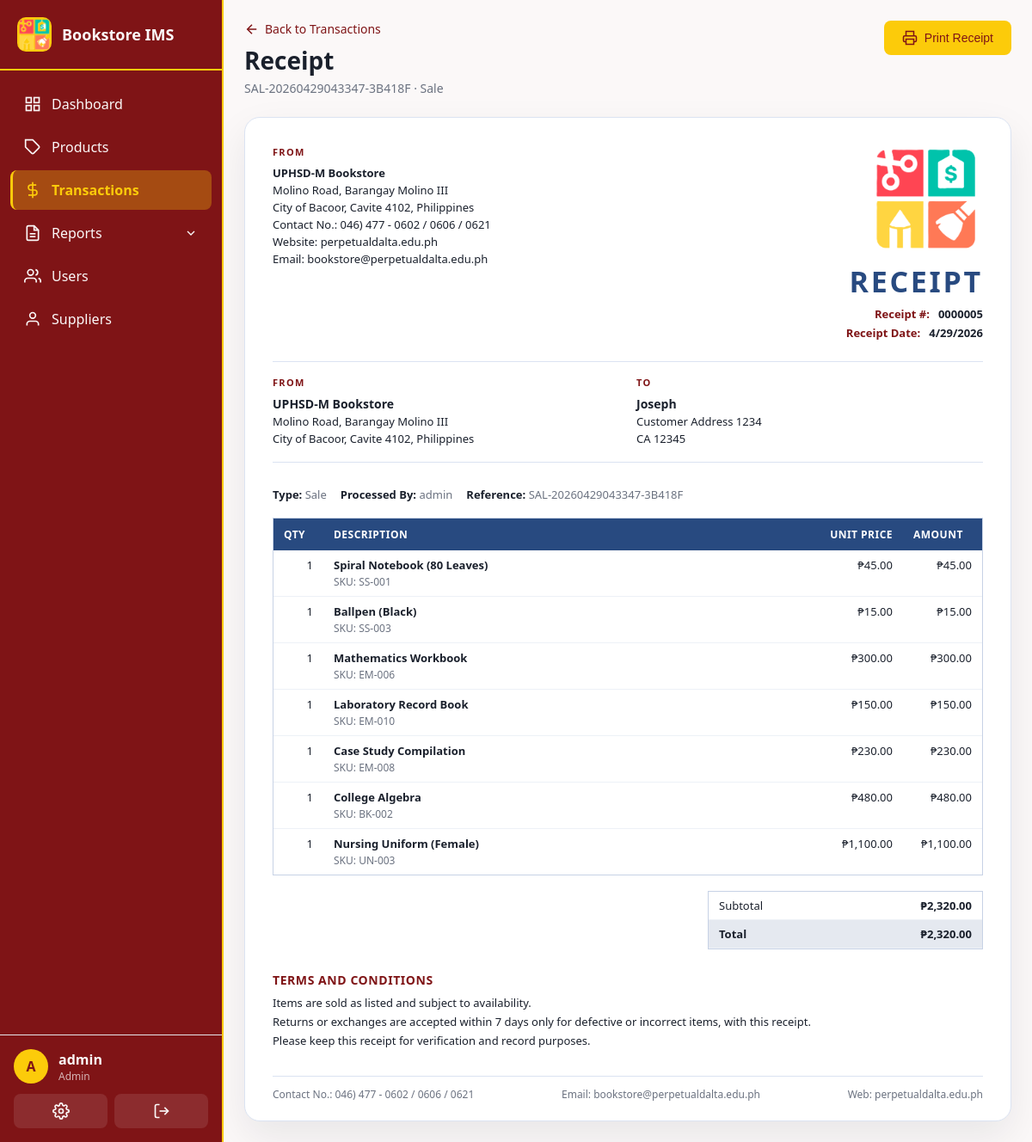
Page /transactions/5 (signed in) on the committed database.
### app/models.py (models this page shows, shortened)
class User(UserMixin, db.Model):
    __tablename__ = 'users'
    id = db.Column(db.Integer, primary_key=True)
    username = db.Column(db.String(80), unique=True, nullable=False, index=True)
    email = db.Column(db.String(120), unique=True, nullable=False)
    password_hash = db.Column(db.String(256), nullable=False)
    role = db.Column(db.String(20), nullable=False, default=Role.STAFF)
    is_active = db.Column(db.Boolean, default=True)
    created_at = db.Column(db.DateTime, default=utc_now)
    last_login = db.Column(db.DateTime)
    transactions = db.relationship('Transaction', backref='user', lazy='dynamic')
    audit_logs = db.relationship('AuditLog', backref='user', lazy='dynamic')
    cash_ledger_entries = db.relationship('CashLedger', backref='user', lazy='dynamic')
    def is_admin(self):
        return self.role == Role.ADMIN

class Transaction(db.Model):
    __tablename__ = 'transactions'
    id = db.Column(db.Integer, primary_key=True)
    transaction_type = db.Column(db.String(20), nullable=False)  # 'sale' or 'purchase'
    reference_number = db.Column(db.String(50), unique=True, nullable=False)
    user_id = db.Column(db.Integer, db.ForeignKey('users.id'), nullable=False)
    subtotal = db.Column(db.Float, nullable=False, default=0.0)
    tax = db.Column(db.Float, nullable=False, default=0.0)
    discount = db.Column(db.Float, nullable=False, default=0.0)
    total = db.Column(db.Float, nullable=False, default=0.0)
    supplier_id = db.Column(db.Integer, db.ForeignKey('suppliers.id'), nullable=True)
    customer_name = db.Column(db.String(200))
    notes = db.Column(db.Text)
    created_at = db.Column(db.DateTime, default=utc_now)
    items = db.relationship('TransactionItem', backref='transaction', lazy='dynamic', cascade='all, delete-orphan')
    cash_entries = db.relationship('CashLedger', backref='transaction', lazy='dynamic')

class TransactionItem(db.Model):
    __tablename__ = 'transaction_items'
    id = db.Column(db.Integer, primary_key=True)
    transaction_id = db.Column(db.Integer, db.ForeignKey('transactions.id'), nullable=False)
    product_id = db.Column(db.Integer, db.ForeignKey('products.id'), nullable=False)
    quantity = db.Column(db.Integer, nullable=False)
    unit_price = db.Column(db.Float, nullable=False)
    total_price = db.Column(db.Float, nullable=False)
    unit_cost_at_sale = db.Column(db.Float)

class Product(db.Model):
    __tablename__ = 'products'
    id = db.Column(db.Integer, primary_key=True)
    sku = db.Column(db.String(50), unique=True, nullable=False, index=True)  # Stock Keeping Unit
    name = db.Column(db.String(200), nullable=False)
    description = db.Column(db.Text)
    category_id = db.Column(db.Integer, db.ForeignKey('categories.id'), nullable=False)
    cost_price = db.Column(db.Float, nullable=False, default=0.0)  # Purchase cost
    selling_price = db.Column(db.Float, nullable=False, default=0.0)
    quantity = db.Column(db.Integer, nullable=False, default=0)
    reorder_level = db.Column(db.Integer, nullable=False, default=10)  # Low stock threshold
    isbn = db.Column(db.String(20))
    author = db.Column(db.String(200))
    publisher = db.Column(db.String(200))
    is_active = db.Column(db.Boolean, default=True)
    created_at = db.Column(db.DateTime, default=utc_now)
    updated_at = db.Column(db.DateTime, default=utc_now, onupdate=utc_now)
    stock_movements = db.relationship('StockMovement', backref='product', lazy='dynamic')
    transaction_items = db.relationship('TransactionItem', backref='product', lazy='dynamic')

### app/routes/transactions.py (the view)
@transactions_bp.route('/<int:id>')
@login_required
def view_transaction(id):
    transaction = db.get_or_404(Transaction, id)
    items = transaction.items.all()
    return render_template('transactions/view.html',
        transaction=transaction,
        items=items
    )

### app/__init__.py (called while the page is built)
@login_manager.user_loader
def load_user(user_id):
    return db.session.get(User, int(user_id))

### app/templates/transactions/view.html (shortened to what this page needs)
{% extends "base.html" %}
{% block body_class %}receipt-page{% endblock %}
{% block content %}
<div class="page-header no-print">
  <div class="page-header-left">
    <a href="{{ url_for('transactions.list_transactions') }}" class="back-link">
      <svg viewBox="0 0 24 24" fill="none" stroke="currentColor" stroke-width="2">
        <line x1="19" y1="12" x2="5" y2="12"></line>
        <polyline points="12 19 5 12 12 5"></polyline>
      </svg>
      Back to Transactions
    </a>
    <h1>Receipt</h1>
    <p class="page-subtitle">{{ transaction.reference_number }} · {{ transaction.transaction_type.title() }}</p>
  </div>
  <div class="page-header-right">
    <button type="button" class="btn btn-primary js-print-receipt">
      <svg viewBox="0 0 24 24" fill="none" stroke="currentColor" stroke-width="2">
        <polyline points="6 9 6 2 18 2 18 9"></polyline>
        <path d="M6 18H4a2 2 0 0 1-2-2v-5a2 2 0 0 1 2-2h16a2 2 0 0 1 2 2v5a2 2 0 0 1-2 2h-2"></path>
        <rect x="6" y="14" width="12" height="8"></rect>
      </svg>
      Print Receipt
    </button>
  </div>
</div>
<section class="receipt-sheet">
  <div class="receipt-header">
    <div class="receipt-company-block">
      <p class="receipt-kicker">FROM</p>
      <div class="receipt-company-lines">
        <strong>UPHSD-M Bookstore</strong>
        <span>Molino Road, Barangay Molino III</span>
        <span>City of Bacoor, Cavite 4102, Philippines</span>
        <span>Contact No.: 046) 477 - 0602 / 0606 / 0621</span>
        <span>Website: perpetualdalta.edu.ph</span>
        <span>Email: bookstore@perpetualdalta.edu.ph</span>
      </div>
    </div>
    <div class="receipt-brand-block">
      <img src="{{ url_for('static', filename='images/bookstore-logo.png') }}" alt="Company logo" class="receipt-logo">
      <h2>RECEIPT</h2>
      <div class="receipt-meta-list">
        <div class="receipt-meta-item">
          <span>Receipt #:</span>
          <strong>{{ "{:07d}".format(transaction.id) }}</strong>
        </div>
        <div class="receipt-meta-item">
          <span>Receipt Date:</span>
          <strong>{{ transaction.created_at.month }}/{{ transaction.created_at.day }}/{{ transaction.created_at.year }}</strong>
        </div>
      </div>
    </div>
  </div>
  <div class="receipt-parties">
    <div class="receipt-party-card">
      <p class="receipt-kicker">FROM</p>
      <div class="receipt-party-lines">
        {% if transaction.transaction_type == 'sale' %}
        <strong>UPHSD-M Bookstore</strong>
        <span>Molino Road, Barangay Molino III</span>
        <span>City of Bacoor, Cavite 4102, Philippines</span>
        {% endif %}
      </div>
    </div>
    <div class="receipt-party-card">
      <p class="receipt-kicker">TO</p>
      <div class="receipt-party-lines">
        {% if transaction.transaction_type == 'sale' %}
        <strong>{{ transaction.customer_name or 'Customer Name' }}</strong>
        <span>Customer Address 1234</span>
        <span>CA 12345</span>
        {% else %}
        <strong>UPHSD-M Bookstore</strong>
        <span>Molino Road, Barangay Molino III</span>
        <span>City of Bacoor, Cavite 4102, Philippines</span>
        {% endif %}
      </div>
    </div>
  </div>
  <div class="receipt-meta-strip">
    <span><strong>Type:</strong> {{ transaction.transaction_type.title() }}</span>
    <span><strong>Processed By:</strong> {{ transaction.user.username }}</span>
    <span><strong>Reference:</strong> {{ transaction.reference_number }}</span>
  </div>
  <div class="receipt-table-wrap">
    <table class="receipt-table">
      <thead>
        <tr>
          <th class="receipt-col-qty">QTY</th>
          <th>Description</th>
          <th class="receipt-col-price">Unit Price</th>
          <th class="receipt-col-price">Amount</th>
        </tr>
      </thead>
      <tbody>
        {% for item in items %}
        <tr>
          <td class="receipt-col-qty">{{ item.quantity }}</td>
          <td>
            <div class="receipt-item-desc">
              <strong>{{ item.product.name }}</strong>
              <span>SKU: {{ item.product.sku }}</span>
            </div>
          </td>
          <td class="receipt-col-price">₱{{ "{:,.2f}".format(item.unit_price) }}</td>
          <td class="receipt-col-price">₱{{ "{:,.2f}".format(item.total_price) }}</td>
        </tr>
        {% endfor %}
      </tbody>
    </table>
  </div>
  <div class="receipt-summary-wrap">
    <div class="receipt-summary-box">
      <div class="receipt-summary-row">
        <span>Subtotal</span>
        <strong>₱{{ "{:,.2f}".format(transaction.subtotal) }}</strong>
      </div>
      <div class="receipt-summary-row total">
        <span>Total</span>
        <strong>₱{{ "{:,.2f}".format(transaction.total) }}</strong>
      </div>
    </div>
  </div>
  <div class="receipt-notes">
    <h3>Terms and Conditions</h3>
    {% if transaction.transaction_type == 'sale' %}
    <p>Items are sold as listed and subject to availability.</p>
    <p>Returns or exchanges are accepted within 7 days only for defective or incorrect items, with this receipt.</p>
    <p>Please keep this receipt for verification and record purposes.</p>
    {% else %}
    <p>Received items should be checked upon delivery for completeness and condition.</p>
    <p>Any shortages, damage, or billing discrepancies must be reported within 7 days.</p>
    <p>Approved returns or adjustments are subject to bookstore and supplier policies.</p>
    {% endif %}
  </div>
  <div class="receipt-footer">
    <span>Contact No.: 046) 477 - 0602 / 0606 / 0621</span>
    <span>Email: bookstore@perpetualdalta.edu.ph</span>
    <span>Web: perpetualdalta.edu.ph</span>
  </div>
</section>
{% endblock %}

### app/templates/base.html (shortened to what this page needs)
<!doctype html>
<html>
  <head>
    <link rel="stylesheet" href="{{ url_for('static', filename='css/main.css') }}">
  </head>
  <body class="{% block body_class %}{% endblock %}">
    {% if current_user.is_authenticated %}
    <nav class="sidebar" id="mobile-sidebar">
      <div class="sidebar-header">
        <div class="sidebar-logo">
          <img src="{{ url_for('static', filename='images/bookstore-logo.png') }}" alt="Bookstore Logo" style="width: 100%; height: 100%; object-fit: contain;">
        </div>
        <span class="sidebar-title">Bookstore IMS</span>
      </div>
      <ul class="sidebar-menu">
        <li class="{% if request.endpoint == 'main.dashboard' %}active{% endif %}">
          <a href="{{ url_for('main.dashboard') }}">
            <svg viewBox="0 0 24 24" fill="none" stroke="currentColor" stroke-width="2">
              <rect x="3" y="3" width="7" height="7"></rect>
              <rect x="14" y="3" width="7" height="7"></rect>
              <rect x="14" y="14" width="7" height="7"></rect>
              <rect x="3" y="14" width="7" height="7"></rect>
            </svg>
            <span>Dashboard</span>
          </a>
        </li>
        <li class="{% if 'products' in request.endpoint %}active{% endif %}">
          <a href="{{ url_for('products.list_products') }}">
            <svg viewBox="0 0 24 24" fill="none" stroke="currentColor" stroke-width="2">
              <path d="M20.59 13.41l-7.17 7.17a2 2 0 0 1-2.83 0L2 12V2h10l8.59 8.59a2 2 0 0 1 0 2.82z"></path>
              <line x1="7" y1="7" x2="7.01" y2="7"></line>
            </svg>
            <span>Products</span>
          </a>
        </li>
        <li class="{% if 'transactions' in request.endpoint %}active{% endif %}">
          <a href="{{ url_for('transactions.list_transactions') }}">
            <svg viewBox="0 0 24 24" fill="none" stroke="currentColor" stroke-width="2">
              <line x1="12" y1="1" x2="12" y2="23"></line>
              <path d="M17 5H9.5a3.5 3.5 0 0 0 0 7h5a3.5 3.5 0 0 1 0 7H6"></path>
            </svg>
            <span>Transactions</span>
          </a>
        </li>
        <li class="submenu-trigger {% if 'reports' in request.endpoint %}active{% endif %}">
          <a href="#">
            <svg viewBox="0 0 24 24" fill="none" stroke="currentColor" stroke-width="2">
              <path d="M14 2H6a2 2 0 0 0-2 2v16a2 2 0 0 0 2 2h12a2 2 0 0 0 2-2V8z"></path>
              <polyline points="14 2 14 8 20 8"></polyline>
              <line x1="16" y1="13" x2="8" y2="13"></line>
              <line x1="16" y1="17" x2="8" y2="17"></line>
            </svg>
            <span>Reports</span>
            <svg class="submenu-arrow" viewBox="0 0 24 24" fill="none" stroke="currentColor" stroke-width="2">
              <polyline points="6 9 12 15 18 9"></polyline>
            </svg>
          </a>
        </li>
        {% if current_user.is_admin() %}
        <li class="{% if 'users' in request.endpoint and request.endpoint != 'users.profile' %}active{% endif %}">
          <a href="{{ url_for('users.list_users') }}">
            <svg viewBox="0 0 24 24" fill="none" stroke="currentColor" stroke-width="2">
              <path d="M17 21v-2a4 4 0 0 0-4-4H5a4 4 0 0 0-4 4v2"></path>
              <circle cx="9" cy="7" r="4"></circle>
              <path d="M23 21v-2a4 4 0 0 0-3-3.87"></path>
              <path d="M16 3.13a4 4 0 0 1 0 7.75"></path>
            </svg>
            <span>Users</span>
          </a>
        </li>
        <li class="{% if 'suppliers' in request.endpoint %}active{% endif %}">
          <a href="{{ url_for('suppliers.list_suppliers') }}">
            <svg viewBox="0 0 24 24" fill="none" stroke="currentColor" stroke-width="2">
              <path d="M20 21v-2a4 4 0 0 0-4-4H8a4 4 0 0 0-4 4v2"></path>
              <circle cx="12" cy="7" r="4"></circle>
            </svg>
            <span>Suppliers</span>
          </a>
        </li>
        {% endif %}
      </ul>
      <div class="sidebar-footer">
        <div class="user-info">
          <div class="user-avatar">{{ current_user.username[0].upper() }}</div>
          <div class="user-details">
            <span class="user-name">{{ current_user.username }}</span>
            <span class="user-role">{{ current_user.role.title() }}</span>
          </div>
        </div>
        <div class="sidebar-actions">
          <a href="{{ url_for('users.profile') }}" class="action-btn" title="Profile">
          </a>
          <a href="{{ url_for('auth.logout') }}" class="action-btn" title="Logout">
            <svg viewBox="0 0 24 24" fill="none" stroke="currentColor" stroke-width="2">
              <path d="M9 21H5a2 2 0 0 1-2-2V5a2 2 0 0 1 2-2h4"></path>
              <polyline points="16 17 21 12 16 7"></polyline>
              <line x1="21" y1="12" x2="9" y2="12"></line>
            </svg>
          </a>
        </div>
      </div>
    </nav>
    <main class="main-content">
      {% block content %}{% endblock %}
    </main>
    {% else %}
    {% block content_public %}{% endblock %}
    {% endif %}
  </body>
</html>

### rows in the picture
User: username "A", username "admin", role "Admin"
Transaction: id "0000005", subtotal "2,320.00", total "2,320.00"
TransactionItem: quantity "1", product.name "Spiral Notebook (80 Leaves)", product.sku "SS-001", unit_price "45.00", total_price "45.00"
TransactionItem: quantity "1", product.name "Ballpen (Black)", product.sku "SS-003", unit_price "15.00", total_price "15.00"
TransactionItem: quantity "1", product.name "Mathematics Workbook", product.sku "EM-006", unit_price "300.00", total_price "300.00"
TransactionItem: quantity "1", product.name "Laboratory Record Book", product.sku "EM-010", unit_price "150.00", total_price "150.00"
TransactionItem: quantity "1", product.name "Case Study Compilation", product.sku "EM-008", unit_price "230.00", total_price "230.00"
TransactionItem: quantity "1", product.name "College Algebra", product.sku "BK-002", unit_price "480.00", total_price "480.00"
TransactionItem: quantity "1", product.name "Nursing Uniform (Female)", product.sku "UN-003", unit_price "1,100.00", total_price "1,100.00"
